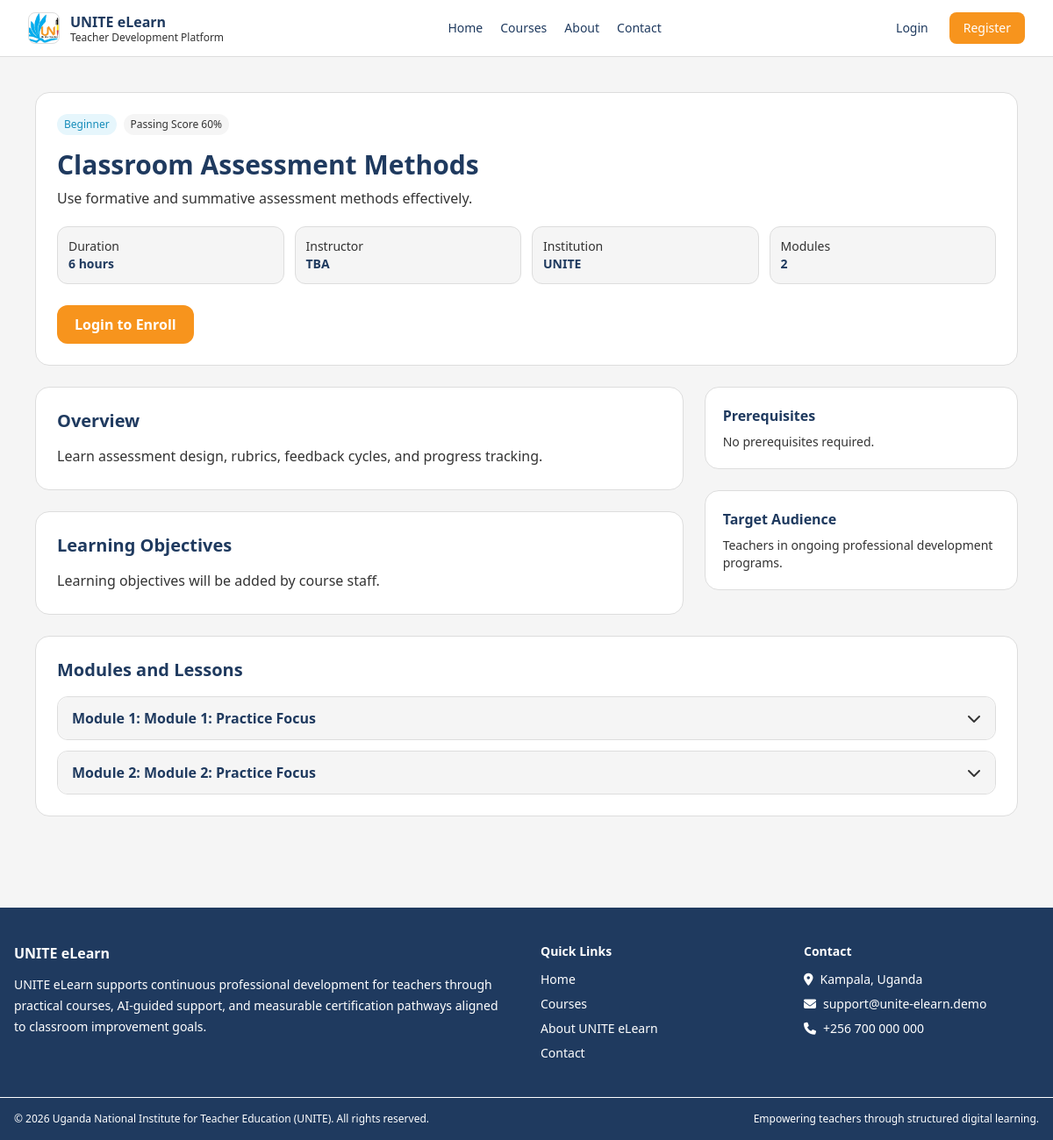
Page /courses/classroom-assessment-methods/ on the committed database.
### courses/models.py (models this page shows, shortened)
class Course(models.Model):
    LEVEL_BEGINNER = "beginner"
    LEVEL_INTERMEDIATE = "intermediate"
    LEVEL_ADVANCED = "advanced"
    LEVEL_CHOICES = [
        (LEVEL_BEGINNER, "Beginner"),
        (LEVEL_INTERMEDIATE, "Intermediate"),
        (LEVEL_ADVANCED, "Advanced"),
    ]
    title = models.CharField(max_length=255)
    slug = models.SlugField(unique=True, max_length=255)
    category = models.CharField(max_length=120, blank=True, db_index=True)
    level = models.CharField(max_length=20, choices=LEVEL_CHOICES, default=LEVEL_BEGINNER)
    short_description = models.CharField(max_length=300)
    description = models.TextField()
    learning_objectives = models.TextField(blank=True)
    prerequisites = models.TextField(blank=True)
    target_audience = models.TextField(blank=True)
    created_by = models.ForeignKey(
        User,
        on_delete=models.SET_NULL,
        null=True,
        blank=True,
        related_name="created_courses",
    )
    cover_image = models.URLField(blank=True)
    is_published = models.BooleanField(default=True)
    passing_score = models.PositiveIntegerField(default=60)
    estimated_duration_hours = models.PositiveIntegerField(default=6)
    created_at = models.DateTimeField(auto_now_add=True)
    updated_at = models.DateTimeField(auto_now=True)
    class Meta:
        ordering = ["title"]

class Module(models.Model):
    course = models.ForeignKey(Course, on_delete=models.CASCADE, related_name="modules")
    title = models.CharField(max_length=255)
    order = models.PositiveIntegerField(default=1)
    description = models.TextField(blank=True)
    class Meta:
        ordering = ["course", "order", "id"]

### accounts/models.py (models this page shows, shortened)
class Profile(models.Model):
    ROLE_TEACHER = "teacher"
    ROLE_STAFF = "staff"
    ROLE_CHOICES = [
        (ROLE_TEACHER, "Teacher"),
        (ROLE_STAFF, "Staff"),
    ]
    user = models.OneToOneField(User, on_delete=models.CASCADE, related_name="profile")
    full_name = models.CharField(max_length=255)
    email = models.EmailField()
    institution_name = models.CharField(max_length=255, blank=True)
    district = models.CharField(max_length=100, blank=True)
    phone_number = models.CharField(max_length=30, blank=True)
    role = models.CharField(max_length=20, choices=ROLE_CHOICES, default=ROLE_TEACHER)
    created_at = models.DateTimeField(auto_now_add=True)
    updated_at = models.DateTimeField(auto_now=True)

### courses/views.py (the view)
# urls.py: path("courses/<slug:slug>/", views.course_detail_view, name="detail"),
def course_detail_view(request, slug):
    course = get_object_or_404(
        Course.objects.prefetch_related("modules__lessons").select_related("created_by", "created_by__profile"),
        slug=slug,
        is_published=True,
    )
    is_enrolled = request.user.is_authenticated and _is_enrolled(request.user, course)
    user_progress = None
    average_score = None
    instructor_name, institution_name = _course_instructor_info(course)
    if is_enrolled:
        user_progress = progress_percentage(request.user, course)
        average_score = average_quiz_score_for_user(request.user, course)
    return render(
        request,
        "courses/course_detail.html",
        {
            "course": course,
            "is_enrolled": is_enrolled,
            "user_progress": user_progress,
            "average_score": average_score,
            "instructor_name": instructor_name,
            "institution_name": institution_name,
        },
    )

### courses/views.py (called while the page is built, shortened)
def _course_instructor_info(course):
    if not course.created_by:
        return "TBA", "UNITE"

### courses/templates/courses/course_detail.html (shortened to what this page needs)
{% extends 'base.html' %}
{% block content %}
<section class="max-w-6xl mx-auto px-4 py-10 space-y-6">
    <header class="bg-white border border-unite-gray-300 rounded-2xl p-6">
        <div class="flex flex-wrap items-center gap-2 text-xs">
            <span class="px-2 py-1 rounded-full bg-unite-blue-100 text-unite-blue-600">{{ course.get_level_display }}</span>
            <span class="px-2 py-1 rounded-full bg-unite-gray-100 text-unite-text-main">Passing Score {{ course.passing_score }}%</span>
        </div>
        <h1 class="text-3xl font-bold text-unite-navy-500 mt-4">{{ course.title }}</h1>
        <p class="mt-2 text-unite-text-main max-w-3xl">{{ course.short_description }}</p>
        <div class="mt-5 grid sm:grid-cols-2 lg:grid-cols-4 gap-3 text-sm">
            <div class="p-3 rounded-xl bg-unite-gray-100 border border-unite-gray-300"><p class="text-unite-text-main">Duration</p><p class="font-semibold">{{ course.estimated_duration_hours }} hours</p></div>
            <div class="p-3 rounded-xl bg-unite-gray-100 border border-unite-gray-300"><p class="text-unite-text-main">Instructor</p><p class="font-semibold">{{ instructor_name }}</p></div>
            <div class="p-3 rounded-xl bg-unite-gray-100 border border-unite-gray-300"><p class="text-unite-text-main">Institution</p><p class="font-semibold">{{ institution_name }}</p></div>
            <div class="p-3 rounded-xl bg-unite-gray-100 border border-unite-gray-300"><p class="text-unite-text-main">Modules</p><p class="font-semibold">{{ course.modules.all|length }}</p></div>
        </div>
        <div class="mt-6">
            {% if request.user.is_authenticated %}
                {% if is_enrolled %}
                    <a href="{% url 'courses:learn' course.slug %}" class="inline-flex items-center gap-2 px-5 py-2.5 rounded-xl bg-unite-blue-500 hover:bg-unite-blue-600 text-white font-semibold ">Continue Learning <i class="fa-solid fa-arrow-right"></i></a>
                {% else %}
                    <a href="{% url 'courses:enroll' course.slug %}" class="inline-flex items-center gap-2 px-5 py-2.5 rounded-xl bg-unite-orange-500 hover:bg-unite-orange-600 text-white font-semibold ">Enroll in Course <i class="fa-solid fa-user-plus"></i></a>
                {% endif %}
            {% else %}
                <a href="{% url 'accounts:login' %}" class="inline-flex items-center gap-2 px-5 py-2.5 rounded-xl bg-unite-orange-500 hover:bg-unite-orange-600 text-white font-semibold ">Login to Enroll</a>
            {% endif %}
        </div>
    </header>
    <div class="grid lg:grid-cols-3 gap-6">
        <div class="lg:col-span-2 space-y-6">
            <article class="bg-white border border-unite-gray-300 rounded-2xl p-6">
                <h2 class="text-xl font-semibold text-unite-navy-500">Overview</h2>
                <p class="mt-3 whitespace-pre-line leading-7 text-unite-text-main">{{ course.description }}</p>
            </article>
            <article class="bg-white border border-unite-gray-300 rounded-2xl p-6">
                <h2 class="text-xl font-semibold text-unite-navy-500">Learning Objectives</h2>
                <p class="mt-3 whitespace-pre-line leading-7 text-unite-text-main">{{ course.learning_objectives|default:"Learning objectives will be added by course staff." }}</p>
            </article>
        </div>
        <aside class="space-y-6">
            <div class="bg-white border border-unite-gray-300 rounded-2xl p-5">
                <h3 class="font-semibold text-unite-navy-500">Prerequisites</h3>
                <p class="mt-2 text-sm text-unite-text-main whitespace-pre-line">{{ course.prerequisites|default:"No prerequisites required." }}</p>
            </div>
            <div class="bg-white border border-unite-gray-300 rounded-2xl p-5">
                <h3 class="font-semibold text-unite-navy-500">Target Audience</h3>
                <p class="mt-2 text-sm text-unite-text-main whitespace-pre-line">{{ course.target_audience|default:"Teachers in ongoing professional development programs." }}</p>
            </div>
        </aside>
    </div>
    <section class="bg-white border border-unite-gray-300 rounded-2xl p-6">
        <h2 class="text-xl font-semibold text-unite-navy-500">Modules and Lessons</h2>
        <div class="mt-4 space-y-3">
            {% for module in course.modules.all %}
                <details class="border border-unite-gray-300 rounded-xl group">
                    <summary class="list-none cursor-pointer px-4 py-3 flex justify-between items-center bg-unite-gray-100 rounded-xl">
                        <span class="font-semibold text-unite-navy-500">Module {{ module.order }}: {{ module.title }}</span>
                        <i class="fa-solid fa-chevron-down text-unite-text-main group-open:rotate-180 transition-transform"></i>
                    </summary>
                </details>
            {% empty %}
                <div class="border border-dashed border-unite-gray-300 rounded-xl p-6 text-center text-sm text-unite-text-main">
                    Modules have not been configured for this course yet.
                </div>
            {% endfor %}
        </div>
    </section>
</section>
{% endblock %}

### core/templates/base.html (style rules this page uses)
body { font-family: "Segoe UI", Tahoma, Geneva, Verdana, sans-serif; }

### rows in the picture
Course: level "Beginner", passing_score "60", title "Classroom Assessment Methods", short_description "Use formative and summative assessment methods effectively.", estimated_duration_hours "6", modules.all|length "2", description "Learn assessment design, rubrics, feedback cycles, and progress tracking.", learning_objectives "Learning objectives will be added by course staff.", prerequisites "No prerequisites required.", target_audience "Teachers in ongoing professional development programs."
Profile: institution_name "UNITE"
Module: order "1", title "Module 1: Practice Focus"
Module: order "2", title "Module 2: Practice Focus"

### other values in the picture
{{ instructor_name }} "TBA"
